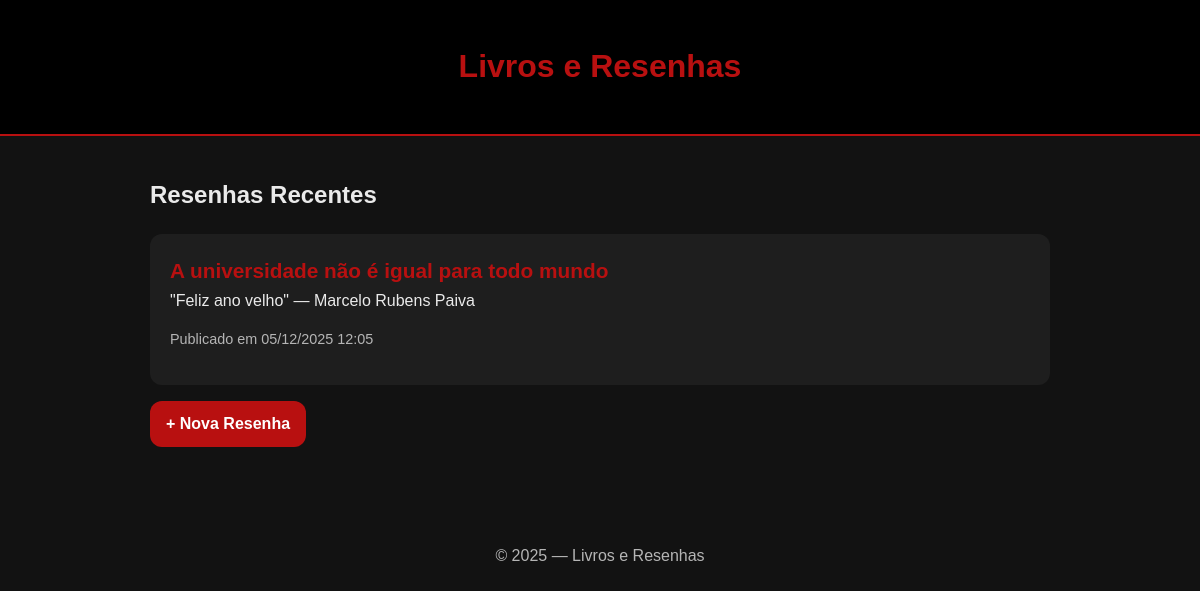
Before: / with the older database file.
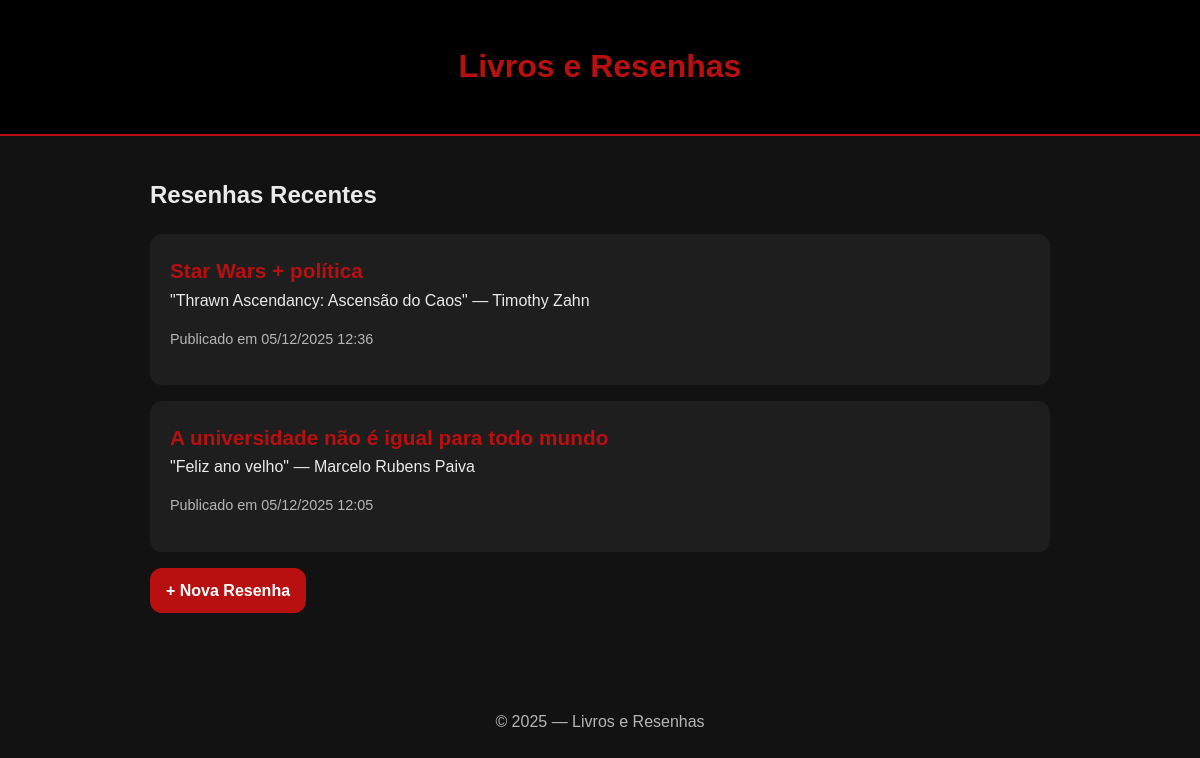
After: the same page with the newer database file.
### blog/models.py (models this page shows, shortened)
class Post(models.Model):
    titulo = models.CharField(max_length=200)
    titulo_livro = models.CharField("Título do livro", max_length=200, blank=True, null=True)
    autor = models.CharField("Autor", max_length=200, blank=True, null=True)
    conteudo = models.TextField()
    criado_em = models.DateTimeField(default=timezone.now)
    atualizado_em = models.DateTimeField(auto_now=True)

### blog/views.py (the view)
# urls.py: path('', PostListView.as_view(), name='post_list'),
class PostListView(ListView):
    model = Post
    template_name = 'blog/post_list.html'
    context_object_name = 'posts'
    ordering = ['-criado_em']

### blog/templates/blog/post_list.html (shortened to what this page needs)
{% extends "blog/base.html" %}
{% block content %}
<h2>Resenhas Recentes</h2>
{% for post in posts %}
    <div class="post-list-item">
        <a href="{% url 'post_detail' post.id %}">
            {{ post.titulo }}
        </a>
        {% if post.titulo_livro %}
        <div class="book-info">"{{ post.titulo_livro }}"{% if post.autor %} — {{ post.autor }}{% endif %}</div>
        {% endif %}
        <p class="post-date">
            Publicado em {{ post.criado_em|date:"d/m/Y H:i" }}
        </p>
    </div>
{% empty %}
    <p>Nenhuma resenha publicada ainda.</p>
{% endfor %}
<a class="btn btn-primary" href="{% url 'post_create' %}">+ Nova Resenha</a>
{% endblock %}

### blog/templates/blog/base.html (shortened to what this page needs)
{% load static %}
<!DOCTYPE html>
<html lang="pt-br">
<head>
    <link rel="stylesheet" href="{% static 'blog/styles.css' %}">
</head>
<body>
<header>
    <h1><a href="{% url 'post_list' %}">Livros e Resenhas</a></h1>
</header>
<main>
    {% block content %}
    {% endblock %}
</main>
<footer>
    <p>© {% now "Y" %} — Livros e Resenhas</p>
</footer>
</body>
</html>

### blog/static/blog/styles.css (style rules this page uses)
:root { --bg-dark: #121212; --bg-card: #1e1e1e; --bg-hover: #242424; --text: #eaeaea; --text-light: #b5b5b5; --primary: #b81010; --primary-hover: #d81111; --danger: #ff6b6b; --danger-hover: #e05555; --radius: 12px; }
body { font-family: Arial, Helvetica, sans-serif; background: var(--bg-dark); color: var(--text); margin: 0; padding: 0; line-height: 1.6; }
header { background: #000; padding: 20px; text-align: center; border-bottom: 2px solid var(--primary); }
header h1 a { color: var(--primary); text-decoration: none; font-size: 2rem; }
main { max-width: 900px; margin: auto; padding: 20px; }
.post-list-item { background: var(--bg-card); padding: 20px; margin-bottom: 16px; border-radius: var(--radius); transition: background 0.2s; }
.post-list-item a { color: var(--primary); font-size: 1.3rem; font-weight: bold; text-decoration: none; }
.post-date { color: var(--text-light); font-size: 0.9rem; }
.btn { display: inline-block; padding: 10px 16px; border-radius: var(--radius); text-decoration: none; font-weight: bold; transition: 0.2s; margin-right: 10px; }
.btn-primary { background: var(--primary); color: #fff; }
footer { text-align: center; padding: 20px; color: var(--text-light); margin-top: 40px; }

Changed rows visible on the page:
added Post: titulo "Star Wars + política", titulo_livro "Thrawn Ascendancy: Ascensão do Caos", autor "Timothy Zahn", criado_em "05/12/2025 12:36"
